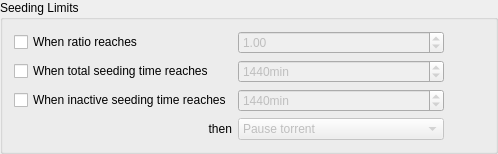
                                                    <widget class="QGroupBox" name="seedingLimitsBox">
                                                        <property name="title">
                                                            <string>Seeding Limits</string>
                                                        </property>
                                                        <layout class="QGridLayout" name="gridLayout_15">
                                                            <item row="0" column="0">
                                                                <widget class="QCheckBox" name="checkMaxRatio">
                                                                    <property name="text">
                                                                        <string>When ratio reaches</string>
                                                                    </property>
                                                                </widget>
                                                            </item>
                                                            <item row="0" column="1">
                                                                <widget class="QDoubleSpinBox" name="spinMaxRatio">
                                                                    <property name="enabled">
                                                                        <bool>false</bool>
                                                                    </property>
                                                                    <property name="maximum">
                                                                        <double>9998.000000000000000</double>
                                                                    </property>
                                                                    <property name="singleStep">
                                                                        <double>0.050000000000000</double>
                                                                    </property>
                                                                    <property name="value">
                                                                        <double>1.000000000000000</double>
                                                                    </property>
                                                                </widget>
                                                            </item>
                                                            <item row="0" column="2">
                                                                <spacer name="horizontalSpacer_2">
                                                                    <property name="orientation">
                                                                        <enum>Qt::Horizontal</enum>
                                                                    </property>
                                                                    <property name="sizeHint" stdset="0">
                                                                        <size>
                                                                            <width>40</width>
                                                                            <height>20</height>
                                                                        </size>
                                                                    </property>
                                                                </spacer>
                                                            </item>
                                                            <item row="1" column="0">
                                                                <widget class="QCheckBox" name="checkMaxSeedingMinutes">
                                                                    <property name="text">
                                                                        <string>When total seeding time reaches</string>
                                                                    </property>
                                                                </widget>
                                                            </item>
                                                            <item row="1" column="1">
                                                                <widget class="QSpinBox" name="spinMaxSeedingMinutes">
                                                                    <property name="enabled">
                                                                        <bool>false</bool>
                                                                    </property>
                                                                    <property name="suffix">
                                                                        <string extracomment="minutes">min</string>
                                                                    </property>
                                                                    <property name="maximum">
                                                                        <number>9999999</number>
                                                                    </property>
                                                                    <property name="value">
                                                                        <number>1440</number>
                                                                    </property>
                                                                </widget>
                                                            </item>
                                                            <item row="2" column="0">
                                                                <widget class="QCheckBox" name="checkMaxInactiveSeedingMinutes">
                                                                    <property name="text">
                                                                        <string>When inactive seeding time reaches</string>
                                                                    </property>
                                                                </widget>
                                                            </item>
                                                            <item row="2" column="1">
                                                                <widget class="QSpinBox" name="spinMaxInactiveSeedingMinutes">
                                                                    <property name="enabled">
                                                                        <bool>false</bool>
                                                                    </property>
                                                                    <property name="suffix">
                                                                        <string extracomment="minutes">min</string>
                                                                    </property>
                                                                    <property name="maximum">
                                                                        <number>9999999</number>
                                                                    </property>
                                                                    <property name="value">
                                                                        <number>1440</number>
                                                                    </property>
                                                                </widget>
                                                            </item>
                                                            <item row="3" column="0">
                                                                <widget class="QLabel" name="label">
                                                                    <property name="text">
                                                                        <string>then</string>
                                                                    </property>
                                                                    <property name="alignment">
                                                                        <set>Qt::AlignRight|Qt::AlignTrailing|Qt::AlignVCenter</set>
                                                                    </property>
                                                                </widget>
                                                            </item>
                                                            <item row="3" column="1">
                                                                <widget class="QComboBox" name="comboRatioLimitAct">
                                                                    <property name="enabled">
                                                                        <bool>false</bool>
                                                                    </property>
                                                                    <item>
                                                                        <property name="text">
                                                                            <string>Pause torrent</string>
                                                                        </property>
                                                                    </item>
                                                                    <item>
                                                                        <property name="text">
                                                                            <string>Remove torrent</string>
                                                                        </property>
                                                                    </item>
                                                                    <item>
                                                                        <property name="text">
                                                                            <string>Remove torrent and its files</string>
                                                                        </property>
                                                                    </item>
                                                                    <item>
                                                                        <property name="text">
                                                                            <string>Enable super seeding for torrent</string>
                                                                        </property>
                                                                    </item>
                                                                </widget>
                                                            </item>
                                                        </layout>
                                                    </widget>
